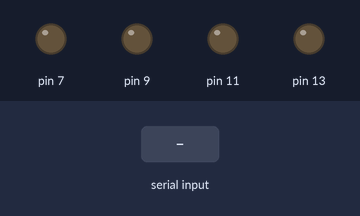
A sketch run on a simulated Arduino Uno, built with avr-gcc and run on an emulated ATmega328P. Parts: output pins drawn as LEDs (lit = HIGH). The inputs (shaded band) are chosen by the test bench. What the sketch prints to the serial monitor is not drawn.

Above: at 1.2 s.
1.3 s: "90,45\n" received over Serial
At 1.9 s:
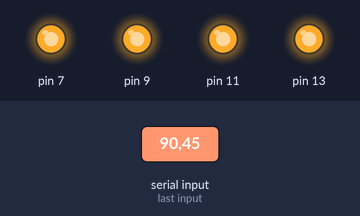
2.8 s: "30,150\n" received over Serial
At 4.0 s:
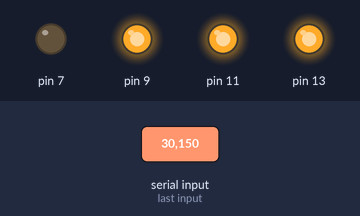
4.3 s: "90\n" received over Serial
At 5.3 s:
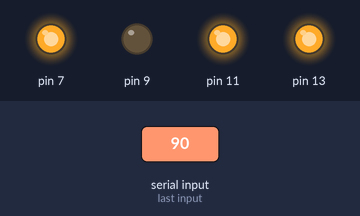
5.8 s: "200\n" received over Serial
At 6.5 s:
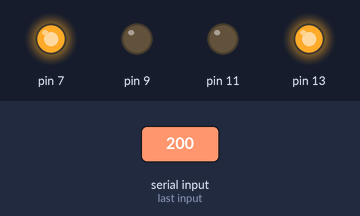
7.3 s: "5\n" received over Serial
At 8.5 s:
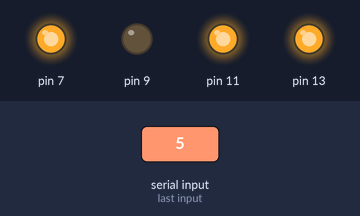
8.8 s: "200\n" received over Serial
At 9.9 s:
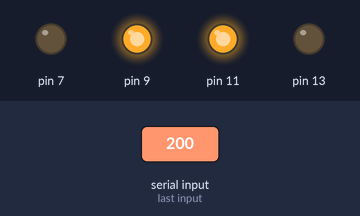
Timing chart, 0 to 11.3 s (numbered marks = the images above; inputs shaded):
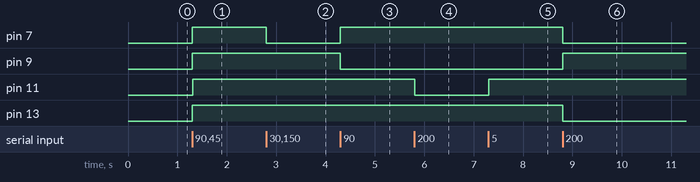

The sketch:

beatReader.ino
```cpp
int myVar = 0;

//runs on reset
void setup() {
  Serial.begin(9600);

  for (int i = 0; i < 4; i++){//set pins to be used to OUPUT mode
   pinMode(13 - i * 2, OUTPUT);
  }
  Serial.write('1');
}

// the loop routine runs over and over again forever:
void loop() {
  for (int count = 0; count < 4; count++){
    if (Serial.available() > 0){
      myVar = Serial.read() - '0';// convert from byte
      if(myVar){
       digitalWrite(13 - count * 2, HIGH);
      }
      else{
        digitalWrite(13 - count * 2, LOW);
      }
    }
    else{count--;}//loop until serial is available
  }
}
```

Measured:
- after the input at 1.3 s, pin 7, pin 9, pin 11, pin 13: LOW → HIGH at once
- after the input at 2.8 s, pin 7: HIGH → LOW at once
- after the input at 4.3 s, pin 7: LOW → HIGH at once; pin 9: HIGH → LOW at once
- after the input at 5.8 s, pin 11: HIGH → LOW at once
- after the input at 7.3 s, pin 11: LOW → HIGH at once
- after the input at 8.8 s, pin 7, pin 13: HIGH → LOW at once; pin 9: LOW → HIGH at once
